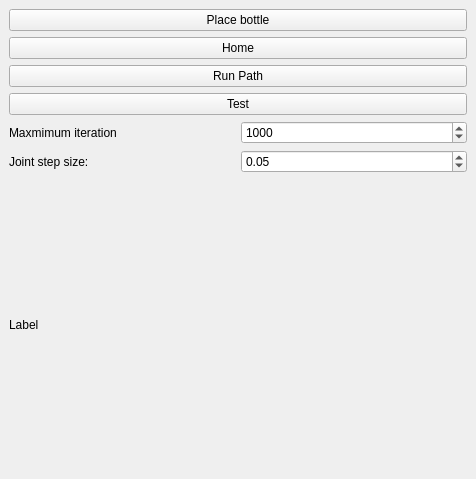
<?xml version="1.0" encoding="UTF-8"?>
<ui version="4.0">
 <class>SamplePlugin</class>
 <widget class="QDockWidget" name="SamplePlugin">
  <property name="geometry">
   <rect>
    <x>0</x>
    <y>0</y>
    <width>476</width>
    <height>479</height>
   </rect>
  </property>
  <property name="windowTitle">
   <string>DockWidget</string>
  </property>
  <widget class="QWidget" name="dockWidgetContents">
   <layout class="QVBoxLayout" name="verticalLayout_2">
    <item>
     <layout class="QVBoxLayout" name="verticalLayout">
      <item>
       <widget class="QPushButton" name="_placeBottle">
        <property name="text">
         <string>Place bottle</string>
        </property>
       </widget>
      </item>
      <item>
       <widget class="QPushButton" name="_home">
        <property name="text">
         <string>Home</string>
        </property>
       </widget>
      </item>
      <item>
       <widget class="QPushButton" name="_btn_runPath">
        <property name="text">
         <string>Run Path</string>
        </property>
       </widget>
      </item>
      <item>
       <widget class="QPushButton" name="_printTest">
        <property name="text">
         <string>Test</string>
        </property>
       </widget>
      </item>
      <item>
       <layout class="QHBoxLayout" name="horizontalLayout">
        <item>
         <widget class="QLabel" name="label">
          <property name="text">
           <string>Maxmimum iteration</string>
          </property>
         </widget>
        </item>
        <item>
         <widget class="QSpinBox" name="_maxIteration">
          <property name="minimum">
           <number>1</number>
          </property>
          <property name="maximum">
           <number>999999999</number>
          </property>
          <property name="singleStep">
           <number>100</number>
          </property>
          <property name="value">
           <number>1000</number>
          </property>
         </widget>
        </item>
       </layout>
      </item>
      <item>
       <layout class="QHBoxLayout" name="horizontalLayout_2">
        <item>
         <widget class="QLabel" name="label_2">
          <property name="text">
           <string>Joint step size:</string>
          </property>
         </widget>
        </item>
        <item>
         <widget class="QDoubleSpinBox" name="_jointStepSize">
          <property name="value">
           <double>0.050000000000000</double>
          </property>
         </widget>
        </item>
       </layout>
      </item>
      <item>
       <widget class="QLabel" name="_label">
        <property name="text">
         <string>Label</string>
        </property>
       </widget>
      </item>
     </layout>
    </item>
   </layout>
  </widget>
 </widget>
 <resources/>
 <connections/>
</ui>
